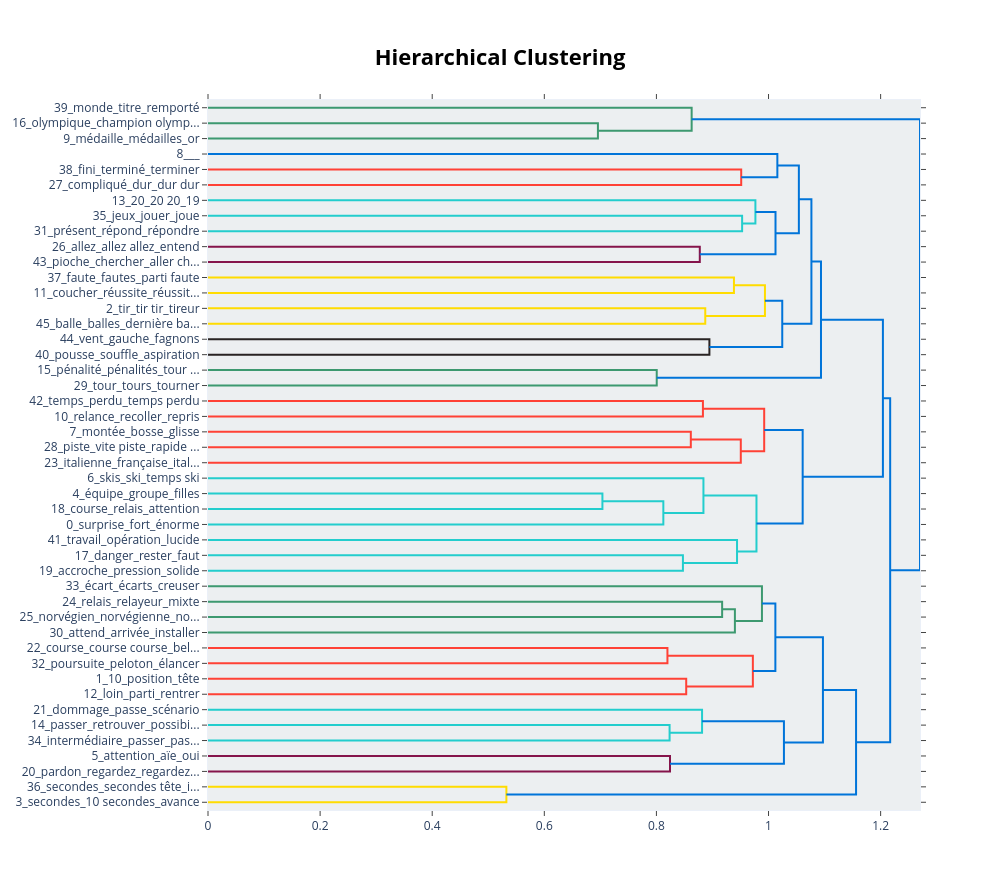

Write notebook code for a chart like this one.
### Markdown cell above
Unserpervised topic model based on the corpus.
*If using CPU, please remove the "device" argument in* `SentenceTransformer`.

### Code cell
from bertopic import BERTopic
from sentence_transformers import SentenceTransformer
from sklearn.feature_extraction.text import CountVectorizer
from umap import UMAP
import hdbscan

# Stopwords list
STOPWORDS = [x.strip() for x in open('stopwords.txt').readlines()]

# Docs 
docs = df["text"]

# Vectorizer for topic representation
vectorizer_model = CountVectorizer(
    stop_words=STOPWORDS,
    ngram_range=(1,2),
    min_df=2
    #token_pattern=r"\b(?!\w*[A-Z])\w+\b" # theoreticaly removes words with capital letters once embeddings are done
)

# To control for number and size of clusters
hdbscan_model = hdbscan.HDBSCAN(
    min_cluster_size=50,      # high for larger topics
    min_samples=10,
    cluster_selection_epsilon=0.1,
    cluster_selection_method='leaf',
    prediction_data=True
)

# Load CamemBERT embedding model
embedding_model = SentenceTransformer("dangvantuan/sentence-camembert-base", device="cuda") # remove device if CPU

# Influence choice of themes
seed =  [
["émotion","larme","ému","joie","tristesse"],
["famille","parents","ami", "personnel", "conjoint"]]

# Build BERTopic model
topic_model = BERTopic(
    embedding_model=embedding_model,
    vectorizer_model=vectorizer_model,
    hdbscan_model=hdbscan_model,
    language="french",
    calculate_probabilities=True,
    verbose=True,
    seed_topic_list=None    
)

# Fit the model
topics, probs = topic_model.fit_transform(docs)

# Show discovered topics
# print(topic_model.get_topic_info())

# Visualize topic hierarchy
topic_model.visualize_hierarchy()

### Figure 1 — Plotly figure (JSON) as saved in the notebook; plotly's stock layout.template omitted (floating-point values rounded to 4 significant figures)
{"data": [{"hoverinfo": "text", "marker": {"color": "rgb(61,153,112)"}, "mode": "lines", "type": "scatter", "x": [0.0, 0.6956, 0.6956, 0.0], "xaxis": "x", "y": [-15.0, -15.0, -25.0, -25.0], "yaxis": "y"}, {"hoverinfo": "text", "marker": {"color": "rgb(61,153,112)"}, "mode": "lines", "type": "scatter", "x": [0.0, 0.8628, 0.8628, 0.6956], "xaxis": "x", "y": [-5.0, -5.0, -20.0, -20.0], "yaxis": "y"}, {"hoverinfo": "text", "marker": {"color": "rgb(255,65,54)"}, "mode": "lines", "type": "scatter", "x": [0.0, 0.9512, 0.9512, 0.0], "xaxis": "x", "y": [-45.0, -45.0, -55.0, -55.0], "yaxis": "y"}, {"hoverinfo": "text", "marker": {"color": "rgb(0,116,217)"}, "mode": "lines", "type": "scatter", "x": [0.0, 1.016, 1.016, 0.9512], "xaxis": "x", "y": [-35.0, -35.0, -50.0, -50.0], "yaxis": "y"}, {"hoverinfo": "text", "marker": {"color": "rgb(35,205,205)"}, "mode": "lines", "type": "scatter", "x": [0.0, 0.9529, 0.9529, 0.0], "xaxis": "x", "y": [-75.0, -75.0, -85.0, -85.0], "yaxis": "y"}, {"hoverinfo": "text", "marker": {"color": "rgb(35,205,205)"}, "mode": "lines", "type": "scatter", "x": [0.0, 0.9766, 0.9766, 0.9529], "xaxis": "x", "y": [-65.0, -65.0, -80.0, -80.0], "yaxis": "y"}, {"hoverinfo": "text", "marker": {"color": "rgb(133,20,75)"}, "mode": "lines", "type": "scatter", "x": [0.0, 0.8774, 0.8774, 0.0], "xaxis": "x", "y": [-95.0, -95.0, -105.0, -105.0], "yaxis": "y"}, {"hoverinfo": "text", "marker": {"color": "rgb(0,116,217)"}, "mode": "lines", "type": "scatter", "x": [0.9766, 1.012, 1.012, 0.8774], "xaxis": "x", "y": [-72.5, -72.5, -100.0, -100.0], "yaxis": "y"}, {"hoverinfo": "text", "marker": {"color": "rgb(0,116,217)"}, "mode": "lines", "type": "scatter", "x": [1.016, 1.054, 1.054, 1.012], "xaxis": "x", "y": [-42.5, -42.5, -86.25, -86.25], "yaxis": "y"}, {"hoverinfo": "text", "marker": {"color": "rgb(255,220,0)"}, "mode": "lines", "type": "scatter", "x": [0.0, 0.9383, 0.9383, 0.0], "xaxis": "x", "y": [-115.0, -115.0, -125.0, -125.0], "yaxis": "y"}, {"hoverinfo": "text", "marker": {"color": "rgb(255,220,0)"}, "mode": "lines", "type": "scatter", "x": [0.0, 0.8871, 0.8871, 0.0], "xaxis": "x", "y": [-135.0, -135.0, -145.0, -145.0], "yaxis": "y"}, {"hoverinfo": "text", "marker": {"color": "rgb(255,220,0)"}, "mode": "lines", "type": "scatter", "x": [0.9383, 0.9936, 0.9936, 0.8871], "xaxis": "x", "y": [-120.0, -120.0, -140.0, -140.0], "yaxis": "y"}, {"hoverinfo": "text", "marker": {"color": "rgb(40,35,35)"}, "mode": "lines", "type": "scatter", "x": [0.0, 0.8945, 0.8945, 0.0], "xaxis": "x", "y": [-155.0, -155.0, -165.0, -165.0], "yaxis": "y"}, {"hoverinfo": "text", "marker": {"color": "rgb(0,116,217)"}, "mode": "lines", "type": "scatter", "x": [0.9936, 1.024, 1.024, 0.8945], "xaxis": "x", "y": [-130.0, -130.0, -160.0, -160.0], "yaxis": "y"}, {"hoverinfo": "text", "marker": {"color": "rgb(0,116,217)"}, "mode": "lines", "type": "scatter", "x": [1.054, 1.077, 1.077, 1.024], "xaxis": "x", "y": [-64.38, -64.38, -145.0, -145.0], "yaxis": "y"}, {"hoverinfo": "text", "marker": {"color": "rgb(61,153,112)"}, "mode": "lines", "type": "scatter", "x": [0.0, 0.8006, 0.8006, 0.0], "xaxis": "x", "y": [-175.0, -175.0, -185.0, -185.0], "yaxis": "y"}, {"hoverinfo": "text", "marker": {"color": "rgb(0,116,217)"}, "mode": "lines", "type": "scatter", "x": [1.077, 1.094, 1.094, 0.8006], "xaxis": "x", "y": [-104.7, -104.7, -180.0, -180.0], "yaxis": "y"}, {"hoverinfo": "text", "marker": {"color": "rgb(255,65,54)"}, "mode": "lines", "type": "scatter", "x": [0.0, 0.883, 0.883, 0.0], "xaxis": "x", "y": [-195.0, -195.0, -205.0, -205.0], "yaxis": "y"}, {"hoverinfo": "text", "marker": {"color": "rgb(255,65,54)"}, "mode": "lines", "type": "scatter", "x": [0.0, 0.8614, 0.8614, 0.0], "xaxis": "x", "y": [-215.0, -215.0, -225.0, -225.0], "yaxis": "y"}, {"hoverinfo": "text", "marker": {"color": "rgb(255,65,54)"}, "mode": "lines", "type": "scatter", "x": [0.8614, 0.9505, 0.9505, 0.0], "xaxis": "x", "y": [-220.0, -220.0, -235.0, -235.0], "yaxis": "y"}, {"hoverinfo": "text", "marker": {"color": "rgb(255,65,54)"}, "mode": "lines", "type": "scatter", "x": [0.883, 0.9923, 0.9923, 0.9505], "xaxis": "x", "y": [-200.0, -200.0, -227.5, -227.5], "yaxis": "y"}, {"hoverinfo": "text", "marker": {"color": "rgb(35,205,205)"}, "mode": "lines", "type": "scatter", "x": [0.0, 0.7037, 0.7037, 0.0], "xaxis": "x", "y": [-255.0, -255.0, -265.0, -265.0], "yaxis": "y"}, {"hoverinfo": "text", "marker": {"color": "rgb(35,205,205)"}, "mode": "lines", "type": "scatter", "x": [0.7037, 0.8123, 0.8123, 0.0], "xaxis": "x", "y": [-260.0, -260.0, -275.0, -275.0], "yaxis": "y"}, {"hoverinfo": "text", "marker": {"color": "rgb(35,205,205)"}, "mode": "lines", "type": "scatter", "x": [0.0, 0.8839, 0.8839, 0.8123], "xaxis": "x", "y": [-245.0, -245.0, -267.5, -267.5], "yaxis": "y"}, {"hoverinfo": "text", "marker": {"color": "rgb(35,205,205)"}, "mode": "lines", "type": "scatter", "x": [0.0, 0.8473, 0.8473, 0.0], "xaxis": "x", "y": [-295.0, -295.0, -305.0, -305.0], "yaxis": "y"}, {"hoverinfo": "text", "marker": {"color": "rgb(35,205,205)"}, "mode": "lines", "type": "scatter", "x": [0.0, 0.9438, 0.9438, 0.8473], "xaxis": "x", "y": [-285.0, -285.0, -300.0, -300.0], "yaxis": "y"}, {"hoverinfo": "text", "marker": {"color": "rgb(35,205,205)"}, "mode": "lines", "type": "scatter", "x": [0.8839, 0.9785, 0.9785, 0.9438], "xaxis": "x", "y": [-256.2, -256.2, -292.5, -292.5], "yaxis": "y"}, {"hoverinfo": "text", "marker": {"color": "rgb(0,116,217)"}, "mode": "lines", "type": "scatter", "x": [0.9923, 1.061, 1.061, 0.9785], "xaxis": "x", "y": [-213.8, -213.8, -274.4, -274.4], "yaxis": "y"}, {"hoverinfo": "text", "marker": {"color": "rgb(0,116,217)"}, "mode": "lines", "type": "scatter", "x": [1.094, 1.204, 1.204, 1.061], "xaxis": "x", "y": [-142.3, -142.3, -244.1, -244.1], "yaxis": "y"}, {"hoverinfo": "text", "marker": {"color": "rgb(61,153,112)"}, "mode": "lines", "type": "scatter", "x": [0.0, 0.9172, 0.9172, 0.0], "xaxis": "x", "y": [-325.0, -325.0, -335.0, -335.0], "yaxis": "y"}, {"hoverinfo": "text", "marker": {"color": "rgb(61,153,112)"}, "mode": "lines", "type": "scatter", "x": [0.9172, 0.94, 0.94, 0.0], "xaxis": "x", "y": [-330.0, -330.0, -345.0, -345.0], "yaxis": "y"}, {"hoverinfo": "text", "marker": {"color": "rgb(61,153,112)"}, "mode": "lines", "type": "scatter", "x": [0.0, 0.9883, 0.9883, 0.94], "xaxis": "x", "y": [-315.0, -315.0, -337.5, -337.5], "yaxis": "y"}, {"hoverinfo": "text", "marker": {"color": "rgb(255,65,54)"}, "mode": "lines", "type": "scatter", "x": [0.0, 0.8197, 0.8197, 0.0], "xaxis": "x", "y": [-355.0, -355.0, -365.0, -365.0], "yaxis": "y"}, {"hoverinfo": "text", "marker": {"color": "rgb(255,65,54)"}, "mode": "lines", "type": "scatter", "x": [0.0, 0.8531, 0.8531, 0.0], "xaxis": "x", "y": [-375.0, -375.0, -385.0, -385.0], "yaxis": "y"}, {"hoverinfo": "text", "marker": {"color": "rgb(255,65,54)"}, "mode": "lines", "type": "scatter", "x": [0.8197, 0.972, 0.972, 0.8531], "xaxis": "x", "y": [-360.0, -360.0, -380.0, -380.0], "yaxis": "y"}, {"hoverinfo": "text", "marker": {"color": "rgb(0,116,217)"}, "mode": "lines", "type": "scatter", "x": [0.9883, 1.012, 1.012, 0.972], "xaxis": "x", "y": [-326.2, -326.2, -370.0, -370.0], "yaxis": "y"}, {"hoverinfo": "text", "marker": {"color": "rgb(35,205,205)"}, "mode": "lines", "type": "scatter", "x": [0.0, 0.8235, 0.8235, 0.0], "xaxis": "x", "y": [-405.0, -405.0, -415.0, -415.0], "yaxis": "y"}, {"hoverinfo": "text", "marker": {"color": "rgb(35,205,205)"}, "mode": "lines", "type": "scatter", "x": [0.0, 0.8814, 0.8814, 0.8235], "xaxis": "x", "y": [-395.0, -395.0, -410.0, -410.0], "yaxis": "y"}, {"hoverinfo": "text", "marker": {"color": "rgb(133,20,75)"}, "mode": "lines", "type": "scatter", "x": [0.0, 0.8242, 0.8242, 0.0], "xaxis": "x", "y": [-425.0, -425.0, -435.0, -435.0], "yaxis": "y"}, {"hoverinfo": "text", "marker": {"color": "rgb(0,116,217)"}, "mode": "lines", "type": "scatter", "x": [0.8814, 1.027, 1.027, 0.8242], "xaxis": "x", "y": [-402.5, -402.5, -430.0, -430.0], "yaxis": "y"}, {"hoverinfo": "text", "marker": {"color": "rgb(0,116,217)"}, "mode": "lines", "type": "scatter", "x": [1.012, 1.097, 1.097, 1.027], "xaxis": "x", "y": [-348.1, -348.1, -416.2, -416.2], "yaxis": "y"}, {"hoverinfo": "text", "marker": {"color": "rgb(255,220,0)"}, "mode": "lines", "type": "scatter", "x": [0.0, 0.5323, 0.5323, 0.0], "xaxis": "x", "y": [-445.0, -445.0, -455.0, -455.0], "yaxis": "y"}, {"hoverinfo": "text", "marker": {"color": "rgb(0,116,217)"}, "mode": "lines", "type": "scatter", "x": [1.097, 1.156, 1.156, 0.5323], "xaxis": "x", "y": [-382.2, -382.2, -450.0, -450.0], "yaxis": "y"}, {"hoverinfo": "text", "marker": {"color": "rgb(0,116,217)"}, "mode": "lines", "type": "scatter", "x": [1.204, 1.217, 1.217, 1.156], "xaxis": "x", "y": [-193.2, -193.2, -416.1, -416.1], "yaxis": "y"}, {"hoverinfo": "text", "marker": {"color": "rgb(0,116,217)"}, "mode": "lines", "type": "scatter", "x": [0.8628, 1.27, 1.27, 1.217], "xaxis": "x", "y": [-12.5, -12.5, -304.6, -304.6], "yaxis": "y"}], "layout": {"autosize": false, "height": 890, "hoverlabel": {"bgcolor": "white", "font": {"family": "Rockwell", "size": 16}}, "hovermode": "closest", "plot_bgcolor": "#ECEFF1", "showlegend": false, "title": {"font": {"color": "Black", "size": 22}, "text": "<b>Hierarchical Clustering</b>", "x": 0.5, "xanchor": "center", "yanchor": "top"}, "width": 1000, "xaxis": {"mirror": "allticks", "rangemode": "tozero", "showgrid": false, "showline": true, "showticklabels": true, "ticks": "outside", "type": "linear", "zeroline": false}, "yaxis": {"mirror": "allticks", "range": [-460, 0], "rangemode": "tozero", "showgrid": false, "showline": true, "showticklabels": true, "tickmode": "array", "ticks": "outside", "ticktext": ["39_monde_titre_remporté", "16_olympique_champion olymp...", "9_médaille_médailles_or", "8___", "38_fini_terminé_terminer", "27_compliqué_dur_dur dur", "13_20_20 20_19", "35_jeux_jouer_joue", "31_présent_répond_répondre", "26_allez_allez allez_entend", "43_pioche_chercher_aller ch...", "37_faute_fautes_parti faute", "11_coucher_réussite_réussit...", "2_tir_tir tir_tireur", "45_balle_balles_dernière ba...", "44_vent_gauche_fagnons", "40_pousse_souffle_aspiration", "15_pénalité_pénalités_tour ...", "29_tour_tours_tourner", "42_temps_perdu_temps perdu", "10_relance_recoller_repris", "7_montée_bosse_glisse", "28_piste_vite piste_rapide ...", "23_italienne_française_ital...", "6_skis_ski_temps ski", "4_équipe_groupe_filles", "18_course_relais_attention", "0_surprise_fort_énorme", "41_travail_opération_lucide", "17_danger_rester_faut", "19_accroche_pression_solide", "33_écart_écarts_creuser", "24_relais_relayeur_mixte", "25_norvégien_norvégienne_no...", "30_attend_arrivée_installer", "22_course_course course_bel...", "32_poursuite_peloton_élancer", "1_10_position_tête", "12_loin_parti_rentrer", "21_dommage_passe_scénario", "14_passer_retrouver_possibi...", "34_intermédiaire_passer_pas...", "5_attention_aïe_oui", "20_pardon_regardez_regardez...", "36_secondes_secondes tête_i...", "3_secondes_10 secondes_avance"], "tickvals": [-5, -15, -25, -35, -45, -55, -65, -75, -85, -95, -105, -115, -125, -135, -145, -155, -165, -175, -185, -195, -205, -215, -225, -235, -245, -255, -265, -275, -285, -295, -305, -315, -325, -335, -345, -355, -365, -375, -385, -395, -405, -415, -425, -435, -445, -455], "type": "linear", "zeroline": false}}}
